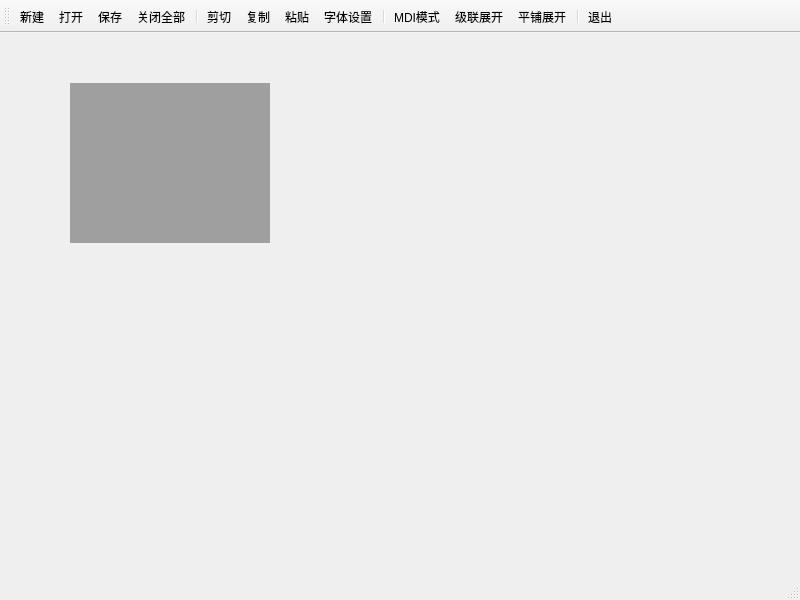
<?xml version="1.0" encoding="UTF-8"?>
<ui version="4.0">
 <class>MainWindow</class>
 <widget class="QMainWindow" name="MainWindow">
  <property name="geometry">
   <rect>
    <x>0</x>
    <y>0</y>
    <width>800</width>
    <height>600</height>
   </rect>
  </property>
  <property name="windowTitle">
   <string>MainWindow</string>
  </property>
  <widget class="QWidget" name="centralwidget">
   <widget class="QMdiArea" name="mdiArea">
    <property name="geometry">
     <rect>
      <x>70</x>
      <y>50</y>
      <width>200</width>
      <height>160</height>
     </rect>
    </property>
   </widget>
  </widget>
  <widget class="QMenuBar" name="menubar">
   <property name="geometry">
    <rect>
     <x>0</x>
     <y>0</y>
     <width>800</width>
     <height>17</height>
    </rect>
   </property>
  </widget>
  <widget class="QStatusBar" name="statusbar"/>
  <widget class="QToolBar" name="toolBar">
   <property name="windowTitle">
    <string>toolBar</string>
   </property>
   <property name="toolButtonStyle">
    <enum>Qt::ToolButtonTextUnderIcon</enum>
   </property>
   <attribute name="toolBarArea">
    <enum>TopToolBarArea</enum>
   </attribute>
   <attribute name="toolBarBreak">
    <bool>false</bool>
   </attribute>
   <addaction name="actNew"/>
   <addaction name="actOpen"/>
   <addaction name="actSave"/>
   <addaction name="actCloseAll"/>
   <addaction name="separator"/>
   <addaction name="actCut"/>
   <addaction name="actCopy"/>
   <addaction name="actPaste"/>
   <addaction name="actFont"/>
   <addaction name="separator"/>
   <addaction name="actMDI"/>
   <addaction name="actCascade"/>
   <addaction name="actTile"/>
   <addaction name="separator"/>
   <addaction name="actQuit"/>
  </widget>
  <action name="actNew">
   <property name="icon">
    <iconset resource="res.qrc">
     <normaloff>:/images/images/100.bmp</normaloff>:/images/images/100.bmp</iconset>
   </property>
   <property name="text">
    <string>新建</string>
   </property>
   <property name="menuRole">
    <enum>QAction::NoRole</enum>
   </property>
  </action>
  <action name="actOpen">
   <property name="icon">
    <iconset resource="res.qrc">
     <normaloff>:/images/images/122.bmp</normaloff>:/images/images/122.bmp</iconset>
   </property>
   <property name="text">
    <string>打开</string>
   </property>
   <property name="menuRole">
    <enum>QAction::NoRole</enum>
   </property>
  </action>
  <action name="actSave">
   <property name="icon">
    <iconset resource="res.qrc">
     <normaloff>:/images/images/104.bmp</normaloff>:/images/images/104.bmp</iconset>
   </property>
   <property name="text">
    <string>保存</string>
   </property>
   <property name="menuRole">
    <enum>QAction::NoRole</enum>
   </property>
  </action>
  <action name="actCloseAll">
   <property name="icon">
    <iconset resource="res.qrc">
     <normaloff>:/images/images/128.bmp</normaloff>:/images/images/128.bmp</iconset>
   </property>
   <property name="text">
    <string>关闭全部</string>
   </property>
   <property name="menuRole">
    <enum>QAction::NoRole</enum>
   </property>
  </action>
  <action name="actCut">
   <property name="icon">
    <iconset resource="res.qrc">
     <normaloff>:/images/images/200.bmp</normaloff>:/images/images/200.bmp</iconset>
   </property>
   <property name="text">
    <string>剪切</string>
   </property>
   <property name="menuRole">
    <enum>QAction::NoRole</enum>
   </property>
  </action>
  <action name="actCopy">
   <property name="icon">
    <iconset resource="res.qrc">
     <normaloff>:/images/images/202.bmp</normaloff>:/images/images/202.bmp</iconset>
   </property>
   <property name="text">
    <string>复制</string>
   </property>
   <property name="menuRole">
    <enum>QAction::NoRole</enum>
   </property>
  </action>
  <action name="actPaste">
   <property name="icon">
    <iconset resource="res.qrc">
     <normaloff>:/images/images/204.bmp</normaloff>:/images/images/204.bmp</iconset>
   </property>
   <property name="text">
    <string>粘贴</string>
   </property>
   <property name="menuRole">
    <enum>QAction::NoRole</enum>
   </property>
  </action>
  <action name="actFont">
   <property name="icon">
    <iconset resource="res.qrc">
     <normaloff>:/images/images/506.bmp</normaloff>:/images/images/506.bmp</iconset>
   </property>
   <property name="text">
    <string>字体设置</string>
   </property>
   <property name="menuRole">
    <enum>QAction::NoRole</enum>
   </property>
  </action>
  <action name="actMDI">
   <property name="checkable">
    <bool>true</bool>
   </property>
   <property name="icon">
    <iconset resource="res.qrc">
     <normaloff>:/images/images/230.bmp</normaloff>:/images/images/230.bmp</iconset>
   </property>
   <property name="text">
    <string>MDI模式</string>
   </property>
   <property name="menuRole">
    <enum>QAction::NoRole</enum>
   </property>
  </action>
  <action name="actCascade">
   <property name="icon">
    <iconset resource="res.qrc">
     <normaloff>:/images/images/400.bmp</normaloff>:/images/images/400.bmp</iconset>
   </property>
   <property name="text">
    <string>级联展开</string>
   </property>
   <property name="menuRole">
    <enum>QAction::NoRole</enum>
   </property>
  </action>
  <action name="actTile">
   <property name="icon">
    <iconset resource="res.qrc">
     <normaloff>:/images/images/406.bmp</normaloff>:/images/images/406.bmp</iconset>
   </property>
   <property name="text">
    <string>平铺展开</string>
   </property>
   <property name="menuRole">
    <enum>QAction::NoRole</enum>
   </property>
  </action>
  <action name="actQuit">
   <property name="icon">
    <iconset resource="res.qrc">
     <normaloff>:/images/images/132.bmp</normaloff>:/images/images/132.bmp</iconset>
   </property>
   <property name="text">
    <string>退出</string>
   </property>
   <property name="menuRole">
    <enum>QAction::NoRole</enum>
   </property>
  </action>
 </widget>
 <resources>
  <include location="res.qrc"/>
 </resources>
 <connections>
  <connection>
   <sender>actQuit</sender>
   <signal>triggered()</signal>
   <receiver>MainWindow</receiver>
   <slot>close()</slot>
   <hints>
    <hint type="sourcelabel">
     <x>-1</x>
     <y>-1</y>
    </hint>
    <hint type="destinationlabel">
     <x>399</x>
     <y>299</y>
    </hint>
   </hints>
  </connection>
 </connections>
</ui>
